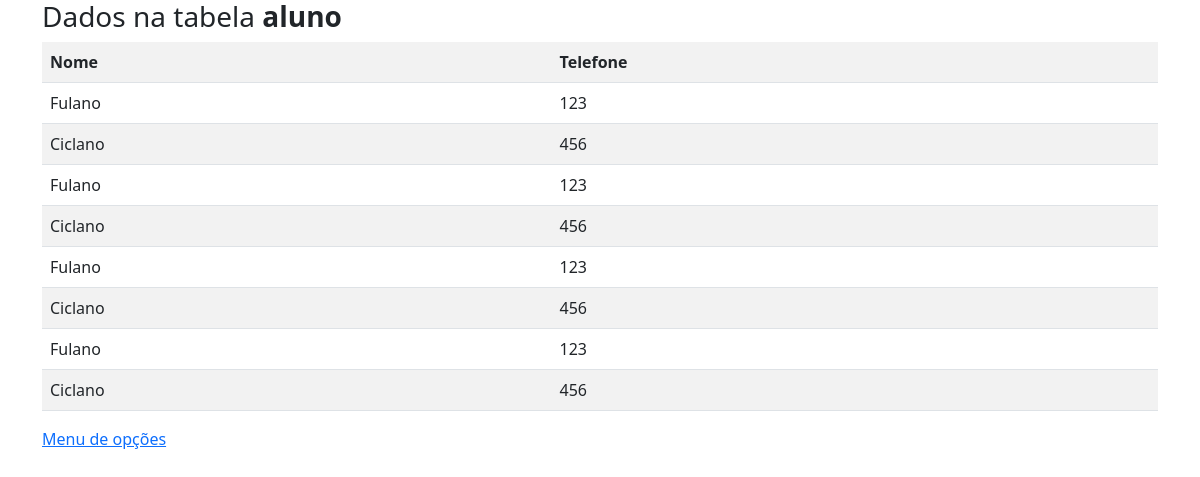
/Ex1-hello/index.php, run on the app's committed database.
### tables this page shows
CREATE TABLE aluno
(
   nome varchar(50),
   telefone varchar(50)
);

### Ex1-hello/index.php (the view, shortened to what this page needs)
<?php
$pdo = mysqlConnect();
try {
  $sql = <<<SQL
    SELECT nome, telefone
    FROM aluno
  SQL;
  $stmt = $pdo->query($sql);
}
catch (Exception $e) {
  exit('Ocorreu uma falha: ' . $e->getMessage());
}
?>
<!doctype html>
<html lang="pt-BR">
<head>
  <link href="https://cdn.jsdelivr.net/npm/bootstrap@5.2.2/dist/css/bootstrap.min.css" rel="stylesheet">
</head>
<body>
  <div class="container">
    <h3>Dados na tabela <b>aluno</b></h3>
    <table class="table table-striped table-hover">
      <tr>
        <th>Nome</th>
        <th>Telefone</th>
      </tr>
      <?php
      while ($row = $stmt->fetch())
      {
        $nome = htmlspecialchars($row['nome']);
        $telefone = htmlspecialchars($row['telefone']);
        echo <<<HTML
        <tr>
          <td>$nome</td>
          <td>$telefone</td>
        </tr>
        HTML;
      }
      ?>
    </table>
    <a href="../index.html">Menu de opções</a>
  </div>
</body>
</html>

### data on the page
aluno: nome "Fulano", telefone "123"
aluno: nome "Ciclano", telefone "456"
aluno: nome "Fulano", telefone "123"
aluno: nome "Ciclano", telefone "456"
aluno: nome "Fulano", telefone "123"
aluno: nome "Ciclano", telefone "456"
aluno: nome "Fulano", telefone "123"
aluno: nome "Ciclano", telefone "456"
